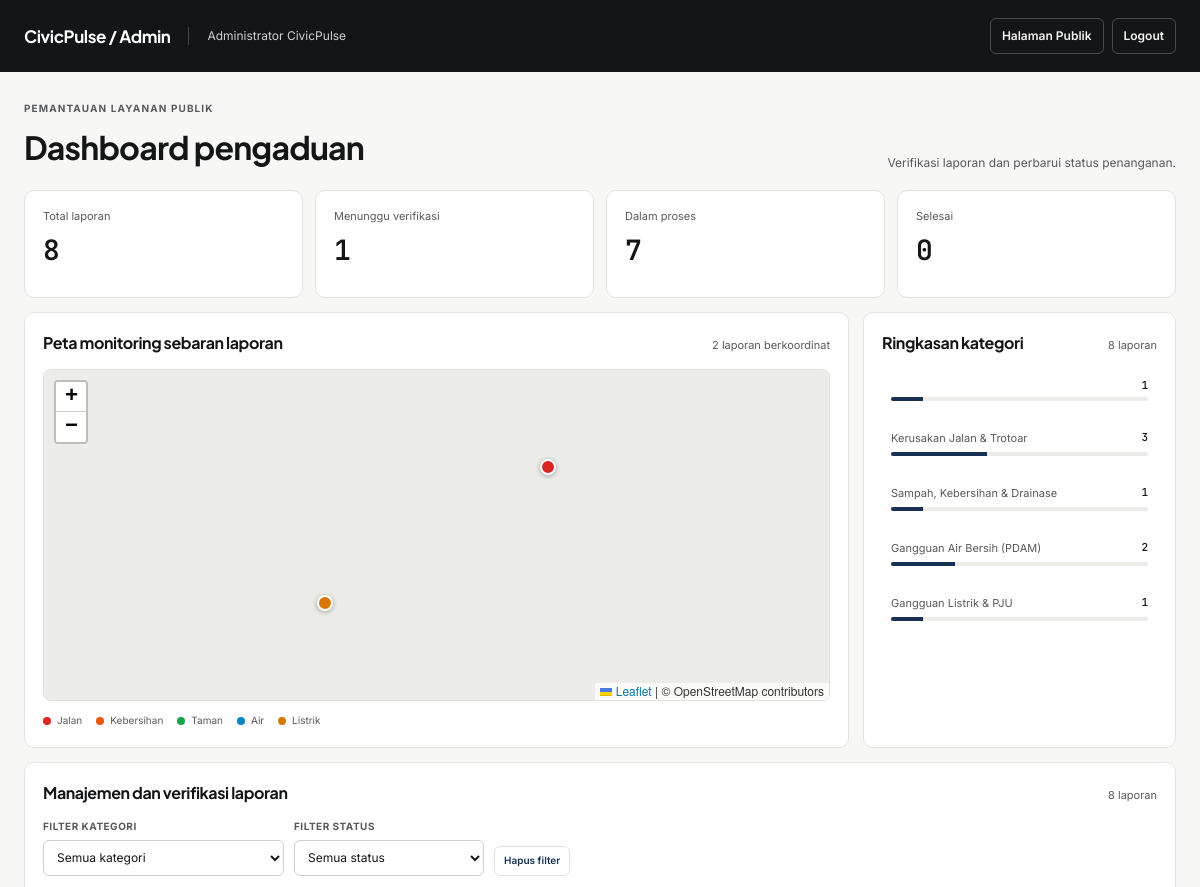
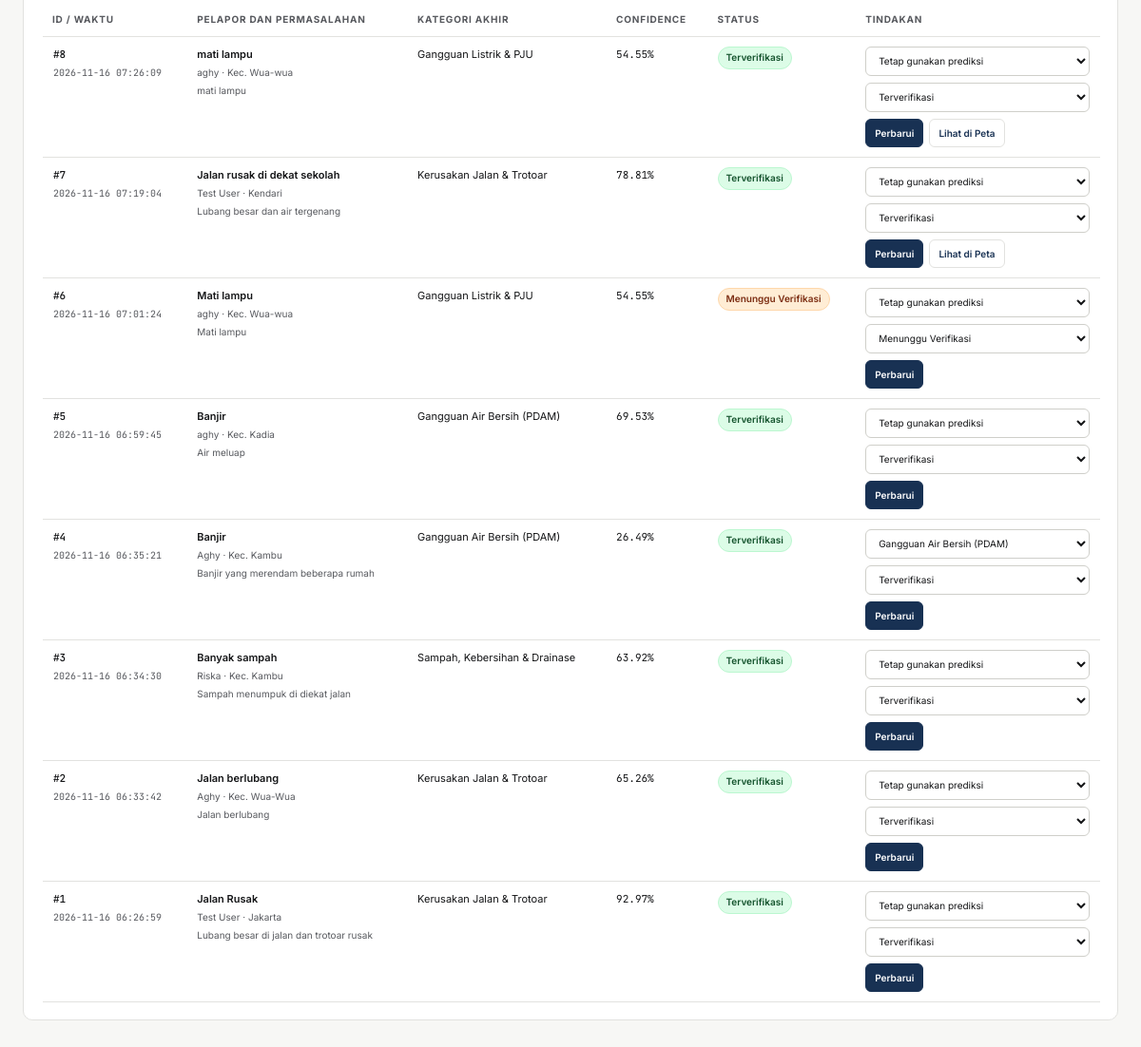
The page /admin (signed in) on the database its author committed (2 pictures, top to bottom).
### tables this page shows
CREATE TABLE complaints (
                    id INTEGER PRIMARY KEY AUTOINCREMENT,
                    reporter_name TEXT NOT NULL,
                    title TEXT NOT NULL,
                    description TEXT NOT NULL,
                    area TEXT,
                    predicted_category TEXT NOT NULL,
                    confidence_score REAL NOT NULL,
                    verified_category TEXT,
                    status TEXT DEFAULT 'Menunggu Verifikasi',
                    created_at TIMESTAMP DEFAULT CURRENT_TIMESTAMP
                , latitude REAL, longitude REAL, updated_at TIMESTAMP);

### app.py (the view, shortened to what this page needs)
@app.route("/admin")
@admin_required
def admin_dashboard():
    conn = get_db_connection()
    try:
        if isinstance(conn, sqlite3.Connection):
            cursor = conn.cursor()
            cursor.execute("SELECT * FROM complaints ORDER BY created_at DESC")
            semua_laporan = [dict(row) for row in cursor.fetchall()]
            cursor.execute(
                """
                SELECT COALESCE(verified_category, predicted_category) AS kategori, COUNT(*) AS total
                FROM complaints
                GROUP BY kategori
                """
            )
            statistik = [dict(row) for row in cursor.fetchall()]
            cursor.close()
    finally:
        conn.close()
    ringkasan_status = {
        "total": len(semua_laporan),
        "menunggu": sum(1 for r in semua_laporan if r["status"] == "Menunggu Verifikasi"),
        "proses": sum(1 for r in semua_laporan if r["status"] in ["Terverifikasi", "Dalam Tindak Lanjut"]),
        "selesai": sum(1 for r in semua_laporan if r["status"] == "Selesai"),
    }
    return render_template(
        "admin.html",
        laporan=semua_laporan,
        statistik=statistik,
        ringkasan=ringkasan_status,
        laporan_geo=normalize_geo_rows(semua_laporan, include_reporter=True),
        label_map=LABEL_TAMPILAN,
    )

### app.py (called while the page is built, shortened)
def create_csrf_token():
    token = session.get("_csrf_token")
    if token is None:
        token = secrets.token_urlsafe(32)
        session["_csrf_token"] = token
    return token

@app.context_processor
def inject_csrf_token():
    return {"csrf_token": create_csrf_token}

@app.before_request
def protect_post_requests():
    if request.method == "POST":
        submitted_token = request.form.get("csrf_token", "")
        session_token = session.get("_csrf_token", "")
        if not submitted_token or not session_token or not hmac.compare_digest(submitted_token, session_token):
            abort(400)

def get_db_connection():
    mysql_host = os.getenv("MYSQL_HOST")
    mysql_user = os.getenv("MYSQL_USER", "root")
    mysql_password = os.getenv("MYSQL_PASSWORD", "")
    mysql_database = os.getenv("MYSQL_DATABASE", "civicpulse_db")
    conn = sqlite3.connect(DB_PATH)
    conn.row_factory = sqlite3.Row
    return conn

def admin_required(f):
    @wraps(f)
    def decorated_function(*args, **kwargs):
        if "user_id" not in session or session.get("role") != "admin":
            flash("Silakan login sebagai administrator untuk mengakses dashboard.", "warning")
            return redirect(url_for("login"))
        return f(*args, **kwargs)
    return decorated_function

### Templates/admin.html (shortened to what this page needs)
<!DOCTYPE html>
<html lang="id">
<head>
    <link rel="stylesheet" href="https://unpkg.com/leaflet@1.9.4/dist/leaflet.css">
</head>
<body>
    <header class="topbar">
        <div class="brand">
            <a class="brand-name" href="{{ url_for('admin_dashboard') }}">CivicPulse / Admin</a>
            <span class="admin-name">{{ session.get('user_name', 'Administrator') }}</span>
        </div>
        <nav class="nav" aria-label="Navigasi administrator">
            <a class="nav-link" href="{{ url_for('index') }}">Halaman Publik</a>
            <form method="POST" action="{{ url_for('logout') }}">
                <button class="nav-link" type="submit">Logout</button>
            </form>
        </nav>
    </header>
    <main class="page">
        <section class="page-heading">
            <div>
                <span class="eyebrow">Pemantauan layanan publik</span>
                <h1>Dashboard pengaduan</h1>
            </div>
            <p>Verifikasi laporan dan perbarui status penanganan.</p>
        </section>
        <section class="kpis" aria-label="Ringkasan laporan">
            <article class="kpi"><span class="kpi-label">Total laporan</span><strong class="kpi-value">{{ ringkasan.total }}</strong></article>
            <article class="kpi"><span class="kpi-label">Menunggu verifikasi</span><strong class="kpi-value">{{ ringkasan.menunggu }}</strong></article>
            <article class="kpi"><span class="kpi-label">Dalam proses</span><strong class="kpi-value">{{ ringkasan.proses }}</strong></article>
            <article class="kpi"><span class="kpi-label">Selesai</span><strong class="kpi-value">{{ ringkasan.selesai }}</strong></article>
        </section>
        {% set totals = namespace(count=0) %}
        {% for item in statistik %}{% set totals.count = totals.count + item.total %}{% endfor %}
        <section class="overview-grid">
            <article class="panel">
                <div class="panel-heading">
                    <h2>Peta monitoring sebaran laporan</h2>
                    <span class="panel-note">{{ laporan_geo|length }} laporan berkoordinat</span>
                </div>
                <div class="map-frame">
                    <div id="admin-map" aria-label="Peta monitoring laporan CivicPulse"></div>
                </div>
                <div class="legend" aria-label="Legenda kategori peta">
                    <span class="legend-item"><i class="legend-dot" style="background:#dc2626"></i>Jalan</span>
                    <span class="legend-item"><i class="legend-dot" style="background:#ea580c"></i>Kebersihan</span>
                    <span class="legend-item"><i class="legend-dot" style="background:#16a34a"></i>Taman</span>
                    <span class="legend-item"><i class="legend-dot" style="background:#0284c7"></i>Air</span>
                    <span class="legend-item"><i class="legend-dot" style="background:#d97706"></i>Listrik</span>
                </div>
            </article>
            <article class="panel">
                <div class="panel-heading">
                    <h2>Ringkasan kategori</h2>
                    <span class="panel-note">{{ totals.count }} laporan</span>
                </div>
                <div class="distribution">
                    {% if statistik %}
                        {% for item in statistik %}
                            {% set share = ((item.total / totals.count) * 100) if totals.count else 0 %}
                            <div class="distribution-row">
                                <div class="distribution-meta"><span>{{ label_map.get(item.kategori, item.kategori) }}</span><strong>{{ item.total }}</strong></div>
                                <div class="track"><div class="fill" style="width: {{ share }}%"></div></div>
                            </div>
                        {% endfor %}
                    {% else %}
                        <p class="panel-note">Belum ada data kategori.</p>
                    {% endif %}
                </div>
            </article>
        </section>
        <section class="panel table-panel">
            <div class="panel-heading">
                <h2>Manajemen dan verifikasi laporan</h2>
                <span class="panel-note">{{ laporan|length }} laporan</span>
            </div>
            <div class="filters" aria-label="Filter laporan">
                <div class="filter-field">
                    <label for="filter-category">Filter kategori</label>
                    <select id="filter-category">
                        <option value="">Semua kategori</option>
                    </select>
                </div>
                <div class="filter-field">
                    <label for="filter-status">Filter status</label>
                    <select id="filter-status">
                        <option value="">Semua status</option>
                    </select>
                </div>
                <button class="map-button" type="button" id="clear-filters">Hapus filter</button>
            </div>
            <div class="table-wrap" id="table-wrap">
                <div class="table-scroll">
                    <table>
                        <thead>
                            <tr><th>ID / Waktu</th><th>Pelapor dan permasalahan</th><th>Kategori akhir</th><th>Confidence</th><th>Status</th><th>Tindakan</th></tr>
                        </thead>
                        <tbody id="report-table-body">
                            {% for item in laporan %}
                                {% set final_category = item.verified_category or item.predicted_category %}
                                <tr data-category="{{ final_category }}" data-status="{{ item.status }}" data-latitude="{{ item.latitude if item.latitude is not none else '' }}" data-longitude="{{ item.longitude if item.longitude is not none else '' }}">
                                    <td><span class="report-id">#{{ item.id }}</span><span class="secondary-text technical">{{ item.created_at }}</span></td>
                                    <td>
                                        <span class="report-name">{{ item.title }}</span>
                                        <span class="secondary-text">{{ item.reporter_name }} · {{ item.area or 'Wilayah umum' }}</span>
                                        <span class="secondary-text">{{ item.description }}</span>
                                    </td>
                                    <td>{{ label_map.get(final_category, final_category) }}</td>
                                    <td class="technical">{{ item.confidence_score }}%</td>
                                    <td><span class="status-pill {% if item.status == 'Terverifikasi' %}verified{% elif item.status == 'Selesai' %}complete{% elif item.status == 'Menunggu Verifikasi' %}pending{% elif item.status == 'Dalam Tindak Lanjut' %}progress{% endif %}">{{ item.status }}</span></td>
                                    <td class="action-cell">
                                        <form class="verify-form" method="POST" action="{{ url_for('verifikasi_laporan', complaint_id=item.id) }}">
                                            <select name="verified_category" aria-label="Kategori terverifikasi untuk laporan {{ item.id }}">
                                                <option value="">Tetap gunakan prediksi</option>
                                                {% for key, value in label_map.items() %}
                                                    <option value="{{ key }}" {% if item.verified_category == key %}selected{% endif %}>{{ value }}</option>
                                                {% endfor %}
                                            </select>
                                            <select name="status" aria-label="Status laporan {{ item.id }}">
                                                <option value="Menunggu Verifikasi" {% if item.status == 'Menunggu Verifikasi' %}selected{% endif %}>Menunggu Verifikasi</option>
                                                <option value="Terverifikasi" {% if item.status == 'Terverifikasi' %}selected{% endif %}>Terverifikasi</option>
                                            </select>
                                            <div class="form-actions">
                                                <button class="action-button" type="submit">Perbarui</button>
                                                {% if item.latitude is not none and item.longitude is not none %}
                                                    <button class="map-button view-on-map" type="button" data-latitude="{{ item.latitude }}" data-longitude="{{ item.longitude }}">Lihat di Peta</button>
                                                {% endif %}
                                            </div>
                                        </form>
                                    </td>
                                </tr>
                            {% else %}
                                <tr class="empty-row"><td class="empty-cell" colspan="6">Belum ada laporan yang masuk.</td></tr>
                            {% endfor %}
                        </tbody>
                    </table>
                </div>
            </div>
        </section>
    </main>
</body>
</html>

### rows shown on the page
complaints: id "8", created_at "2026-11-16 07:26:09", title "mati lampu", reporter_name "aghy", area "Kec. Wua-wua", description "mati lampu", get "Gangguan Listrik & PJU", confidence_score "54.55", status "Terverifikasi"
complaints: id "7", created_at "2026-11-16 07:19:04", title "Jalan rusak di dekat sekolah", reporter_name "Test User", area "Kendari", description "Lubang besar dan air tergenang", get "Kerusakan Jalan & Trotoar", confidence_score "78.81", status "Terverifikasi"
complaints: id "6", created_at "2026-11-16 07:01:24", title "Mati lampu", reporter_name "aghy", area "Kec. Wua-wua", description "Mati lampu", get "Gangguan Listrik & PJU", confidence_score "54.55", status "Menunggu Verifikasi"
complaints: id "5", created_at "2026-11-16 06:59:45", title "Banjir", reporter_name "aghy", area "Kec. Kadia", description "Air meluap", get "Gangguan Air Bersih (PDAM)", confidence_score "69.53", status "Terverifikasi"
complaints: id "4", created_at "2026-11-16 06:35:21", title "Banjir", reporter_name "Aghy", area "Kec. Kambu", description "Banjir yang merendam beberapa rumah", get "Gangguan Air Bersih (PDAM)", confidence_score "26.49", status "Terverifikasi", verified_category "Gangguan Air Bersih (PDAM)"
complaints: id "3", created_at "2026-11-16 06:34:30", title "Banyak sampah", reporter_name "Riska", area "Kec. Kambu", description "Sampah menumpuk di diekat jalan", get "Sampah, Kebersihan & Drainase", confidence_score "63.92", status "Terverifikasi"
complaints: id "2", created_at "2026-11-16 06:33:42", title "Jalan berlubang", reporter_name "Aghy", area "Kec. Wua-Wua", description "Jalan berlubang", get "Kerusakan Jalan & Trotoar", confidence_score "65.26", status "Terverifikasi"
complaints: id "1", created_at "2026-11-16 06:26:59", title "Jalan Rusak", reporter_name "Test User", area "Jakarta", description "Lubang besar di jalan dan trotoar rusak", get "Kerusakan Jalan & Trotoar", confidence_score "92.97", status "Terverifikasi"

### other values the page prints
{{ session.get('user_name', 'Administrator') }} "Administrator CivicPulse"
{{ ringkasan.total }} "8"
{{ ringkasan.menunggu }} "1"
{{ ringkasan.proses }} "7"
{{ ringkasan.selesai }} "0"
{{ laporan_geo|length }} "2"
{{ totals.count }} "8"
{{ item.total }} "1" "3" "1" "2" "1"
{{ label_map.get(item.kategori, item.kategori) }} "Kerusakan Jalan & Trotoar" "Sampah, Kebersihan & Drainase" "Gangguan Air Bersih (PDAM)" "Gangguan Listrik & PJU"
{{ laporan|length }} "8"
